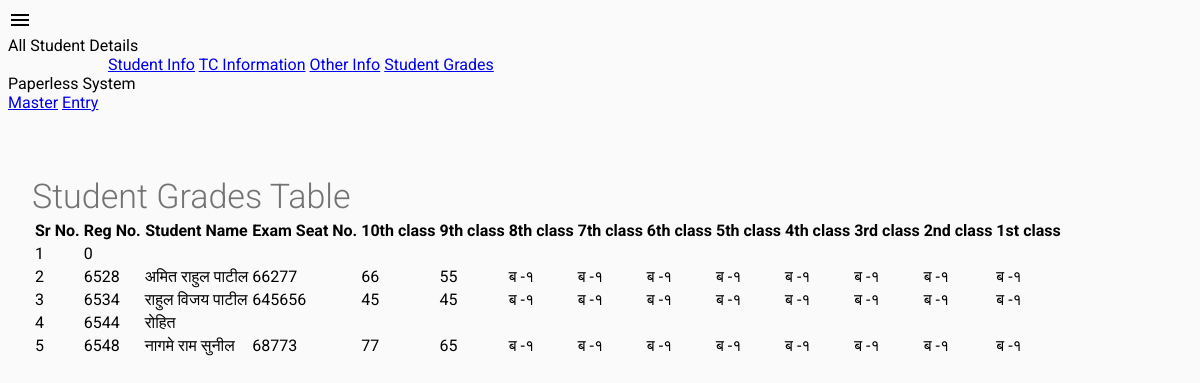
/student_grade_display.php, run on the app's committed database.
### tables this page shows
CREATE TABLE IF NOT EXISTS `master` (
  `reg_no` int(11) NOT NULL,
  `student_name` varchar(300) DEFAULT NULL,
  `mother_name` varchar(300) DEFAULT NULL,
  `gender` varchar(40) DEFAULT NULL,
  `Mother_tongue` varchar(100) DEFAULT NULL,
  `birthdate` date NOT NULL,
  `age` int(11) DEFAULT NULL,
  `nationality` varchar(100) DEFAULT NULL,
  `religion` varchar(100) DEFAULT NULL,
  `caste` varchar(100) DEFAULT NULL,
  `sub_caste` varchar(100) DEFAULT NULL,
  `category` varchar(40) DEFAULT NULL,
  `father_name` varchar(300) DEFAULT NULL,
  `father_occupation` varchar(100) DEFAULT NULL,
  `annual_income` varchar(100) DEFAULT NULL,
  `birth_place` varchar(100) DEFAULT NULL,
  `district` varchar(100) DEFAULT NULL,
  `state` varchar(100) DEFAULT NULL,
  `prev_class` varchar(100) DEFAULT NULL,
  `prev_school_name` varchar(255) DEFAULT NULL,
  `admission_date` date NOT NULL,
  `admission_class` varchar(100) DEFAULT NULL,
  `prev_mark_sheet` varchar(100) DEFAULT NULL,
  `prev_tc` varchar(100) DEFAULT NULL,
  `nadar_fee` varchar(100) DEFAULT NULL,
  `permanent_address` varchar(100) DEFAULT NULL,
  `medium` varchar(100) DEFAULT NULL,
  `school_leaving_class` varchar(40) DEFAULT NULL,
  `school_leaving_date` date NOT NULL,
  `student_progress` varchar(100) DEFAULT NULL,
  `behaviour` varchar(100) DEFAULT NULL,
  `school_leaving_reason` varchar(100) DEFAULT NULL,
  `tc_no` varchar(40) DEFAULT NULL,
  `tc_date` date NOT NULL,
  `tc_remark` varchar(255) DEFAULT NULL,
  `aadhar_no` varchar(255) DEFAULT NULL,
  `bank_account_no` varchar(255) DEFAULT NULL,
  `bank_branch` varchar(255) DEFAULT NULL,
  `bank_branch_code` varchar(255) DEFAULT NULL,
  `lic_id_no` varchar(255) DEFAULT NULL,
  `minority_details` varchar(255) DEFAULT NULL,
  `admitted_division` varchar(100) DEFAULT NULL,
  `student_name1` varchar(100) DEFAULT NULL,
  `current_class` varchar(100) DEFAULT NULL,
  `current_class_entry_date` date NOT NULL,
  `status` varchar(100) DEFAULT NULL,
  `contact_no` varchar(100) DEFAULT NULL,
  `fee_concession` varchar(100) DEFAULT NULL,
  `admission_month` varchar(100) DEFAULT NULL,
  `admission_year` varchar(100) DEFAULT NULL,
  `handicapped` varchar(100) DEFAULT NULL,
  `scholarship` varchar(100) DEFAULT NULL,
  `exam_seat_no` varchar(100) DEFAULT NULL,
  `10_percentage` varchar(100) DEFAULT NULL,
  `9_percentage` varchar(100) DEFAULT NULL,
  `8_grade` varchar(100) DEFAULT NULL,
  `7_grade` varchar(100) DEFAULT NULL,
  `6_grade` varchar(100) DEFAULT NULL,
  `5_grade` varchar(100) DEFAULT NULL,
  `4_grade` varchar(100) DEFAULT NULL,
  `3_grade` varchar(100) DEFAULT NULL,
  `2_grade` varchar(100) DEFAULT NULL,
  `1_grade` varchar(100) DEFAULT NULL,
  `student_img_url` varchar(100) DEFAULT NULL,
  `tc_pdf_url` varchar(100) DEFAULT NULL
);

### student_grade_display.php (the view, shortened to what this page needs)
<!DOCTYPE html>
<html lang="en">
  <head>
 <link rel="stylesheet" href="https://storage.googleapis.com/code.getmdl.io/1.0.2/material.blue-pink.min.css" />
    <link rel="stylesheet" href="css/master.css">
  </head>
  <body>
              <div class="mdl-layout mdl-js-layout mdl-layout--fixed-header">
                <header class="mdl-layout__header">
                  <div class="mdl-layout__header-row">
                    <span class="mdl-layout-title">All Student Details</span>
                  </div>
              <div class="tabs mdl-js-ripple-effect">
                  <a href="master.php" class="mdl-layout__tab">Student Info</a>
                  <a href="tc_info_display.php" class="mdl-layout__tab">TC Information</a>
                  <a href="other_info_display.php" class="mdl-layout__tab">Other Info</a>
                  <a href="student_grade_display.php" class="mdl-layout__tab  is-active">Student Grades</a>
                </div>
                </header>
              <div class="mdl-layout__drawer">
                <span class="mdl-layout-title">Paperless System</span>
                  <nav class="mdl-navigation">
                    <a class="mdl-navigation__link" href="master.php">Master</a>
                    <a class="mdl-navigation__link" href="index.php">Entry</a>
                  </nav>
              </div>
                 <main class="mdl-layout__content">
                    <div class="" id="masterTableBlock">
                        <h2 id="form_header">Student Grades Table</h2>
                      <table class="mdl-data-table mdl-js-data-table mdl-shadow--2dp" id="table1">
                        <thead>
                          <tr>
                            <th>Sr No.</th>
                            <th>Reg No.</th>
                            <th class="mdl-data-table__cell--non-numeric">Student Name</th>
                            <th>Exam Seat No.</th>
                            <th>10th class</th>
                            <th>9th class</th>
                            <th>8th class</th>
                            <th>7th class</th>
                            <th>6th class</th>
                            <th>5th class</th>
                            <th>4th class</th>
                            <th>3rd class</th>
                            <th>2nd class</th>
                            <th>1st class</th>
                          </tr>
                        </thead>
                        <tbody>
        <?php
 include("connection.php");
        mysqli_query ($con,"set character_set_results='utf8'");
        $query = mysqli_query($con,"SELECT * FROM master") or die(mysqli_error());
        $sr_no=1;
        while($row=mysqli_fetch_array($query))
        {
          $reg_no=$row['reg_no'];
          $name=$row['student_name'];
          $exam_seat_no=$row['exam_seat_no'];
          $class10_percentage=$row['10_percentage'];
          $class9_percentage=$row['9_percentage'];
          $class8_grade=$row['8_grade'];
          $class7_grade=$row['7_grade'];
          $class6_grade=$row['6_grade'];
          $class5_grade=$row['5_grade'];
          $class4_grade=$row['4_grade'];
          $class3_grade=$row['3_grade'];
          $class2_grade=$row['2_grade'];
          $class1_grade=$row['1_grade'];
          echo "<tr>";
          echo "<td>$sr_no</td>";
          echo "<td>$reg_no</td>";
          echo "<td>$name</td>";
          echo "<td>$exam_seat_no</td>";
          echo "<td>$class10_percentage</td>";
          echo "<td>$class9_percentage</td>";
          echo "<td>$class8_grade</td>";
          echo "<td>$class7_grade</td>";
          echo "<td>$class6_grade</td>";
          echo "<td>$class5_grade</td>";
          echo "<td>$class4_grade</td>";
          echo "<td>$class3_grade</td>";
          echo "<td>$class2_grade</td>";
          echo "<td>$class1_grade</td>";
          echo "</tr>";
           $sr_no++;
        }
        ?>
                        </tbody>
                      </table>
                    </div>
                  </main>
            </div>
  </body>
</html>

### css/master.css (style rules this page uses)
body { background-color: #FAFAFA; font-family: Roboto, sans-serif; position: relative; }
.mdl-layout__content { overflow: scroll; }
#masterTableBlock { display: inline-block; margin: 48px 16px; }
#form_header { font-size: 24px; color: rgba(0, 0, 0, 0.54); margin: 0; padding: 16px 0px 2px; font-weight: 300; }
#table1 { width: 100%; }
@media (min-width: 992px) { #masterTableBlock { margin: 48px 24px; } }
@media (min-width: 992px) { #form_header { font-size: 34px; } }
@media (min-width: 992px) { .tabs { padding-left: 100px; } }

### data on the page
master: reg_no "0"
master: reg_no "6528", student_name "अमित राहुल पाटील", exam_seat_no "66277", 10_percentage "66", 9_percentage "55", 8_grade "ब -१", 7_grade "ब -१", 6_grade "ब -१", 5_grade "ब -१", 4_grade "ब -१", 3_grade "ब -१", 2_grade "ब -१", 1_grade "ब -१"
master: reg_no "6534", student_name "राहुल विजय पाटील", exam_seat_no "645656", 10_percentage "45", 9_percentage "45", 8_grade "ब -१", 7_grade "ब -१", 6_grade "ब -१", 5_grade "ब -१", 4_grade "ब -१", 3_grade "ब -१", 2_grade "ब -१", 1_grade "ब -१"
master: reg_no "6544", student_name "रोहित"
master: reg_no "6548", student_name "नागमे राम सुनील", exam_seat_no "68773", 10_percentage "77", 9_percentage "65", 8_grade "ब -१", 7_grade "ब -१", 6_grade "ब -१", 5_grade "ब -१", 4_grade "ब -१", 3_grade "ब -१", 2_grade "ब -१", 1_grade "ब -१"
